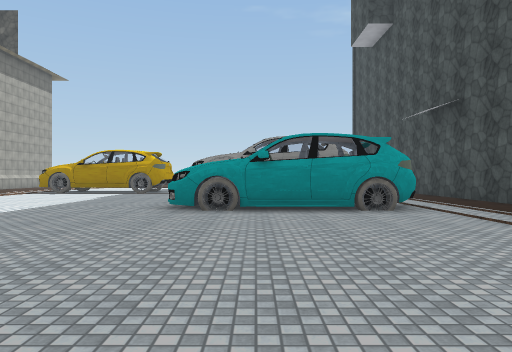
View 1 (above)

23 first-person views from a walk through a Unity game level. The camera is 1.3 m above the floor, looks level and sees 70° across. Doors are open. The floor is counted in squares, 2 m on a side. Each view is taken from the middle of a square. On the plan, view 1 faces up. The plan holds only what a view shows up to about 11 squares ahead; the rest is blank. The place goes on beyond the plan. The player character is not drawn. Some surface patterns are stand-ins.

View 2
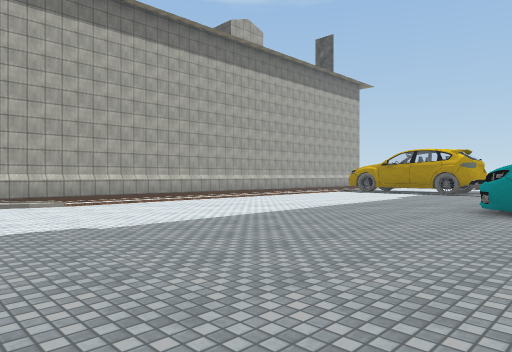

View 3
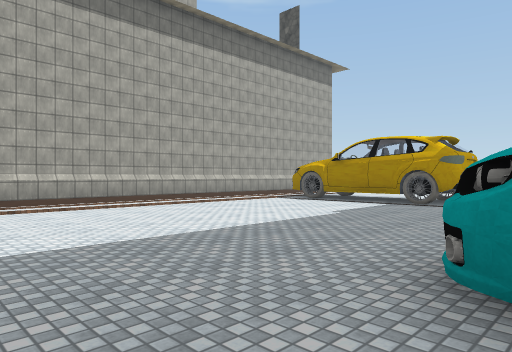

View 4
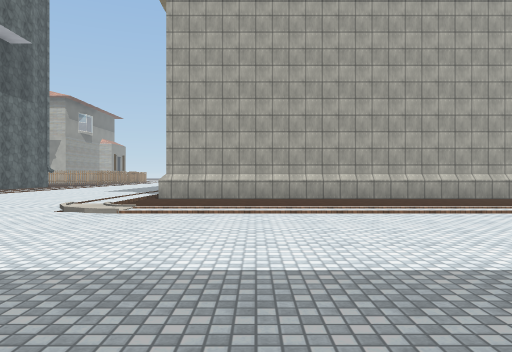

View 5
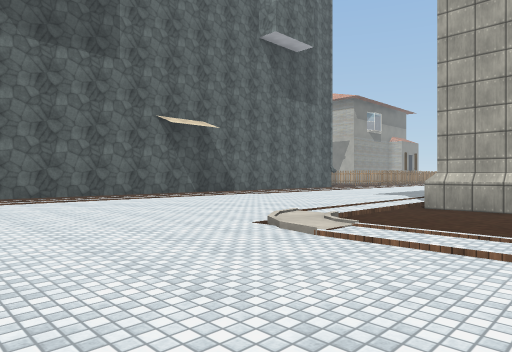

View 6
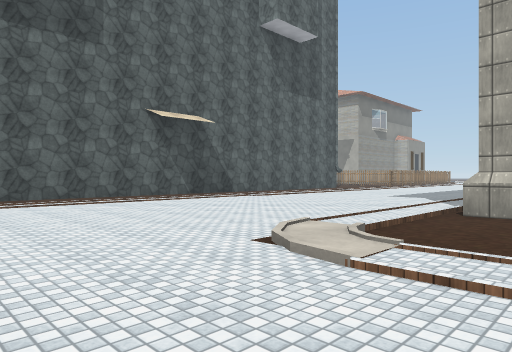

View 7
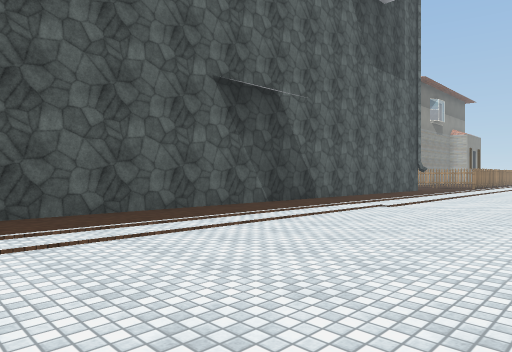

View 8
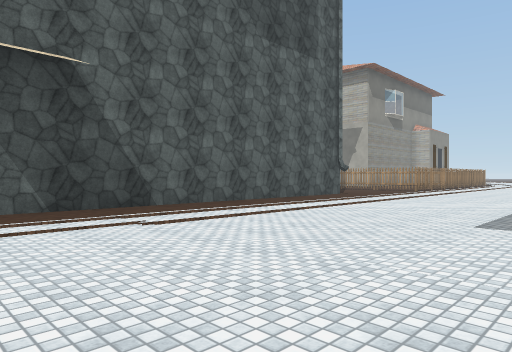

View 9
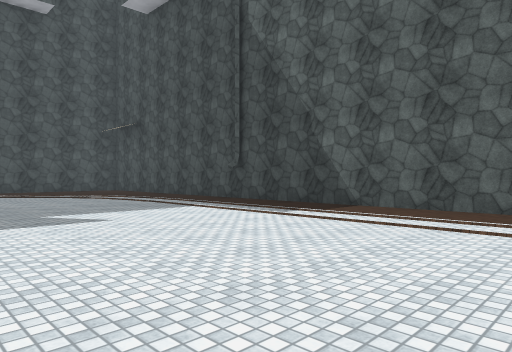

View 10
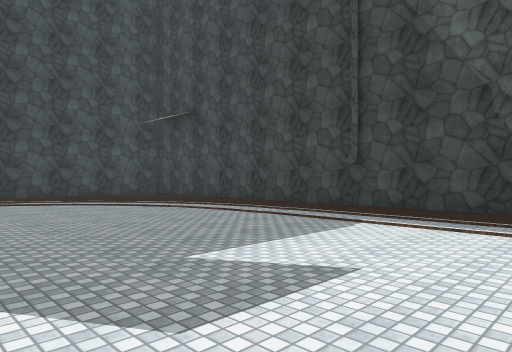

View 11
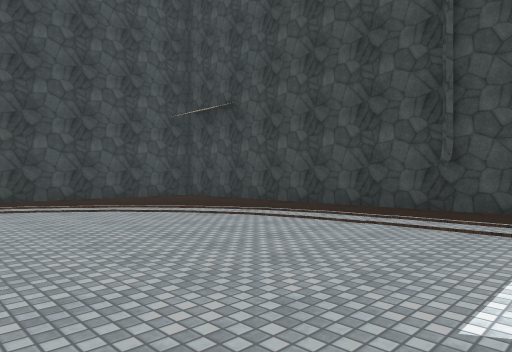

View 12
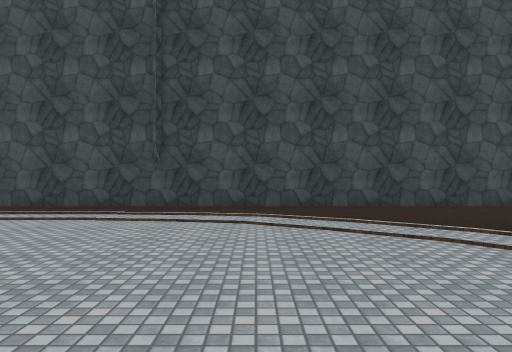

View 13
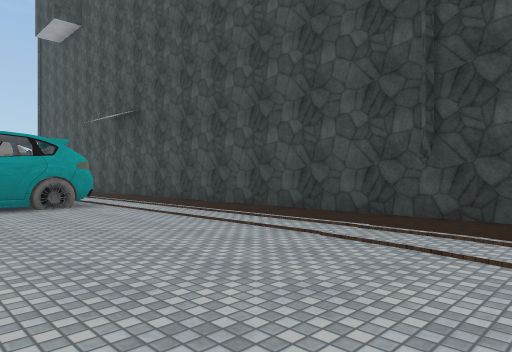

View 14
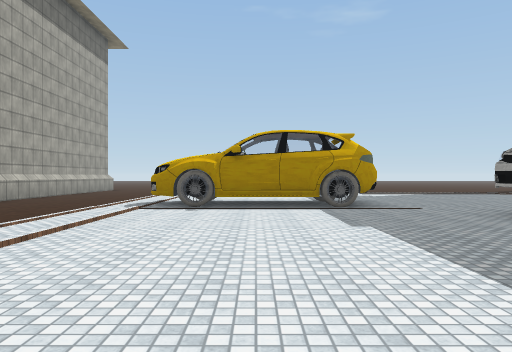

View 15
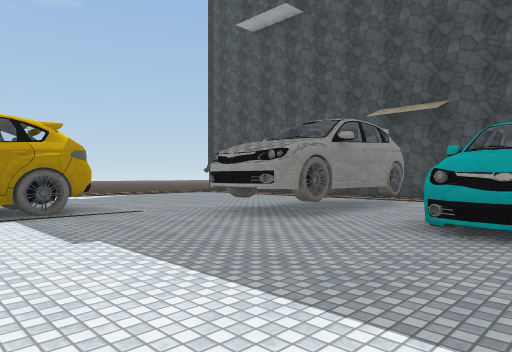

View 16
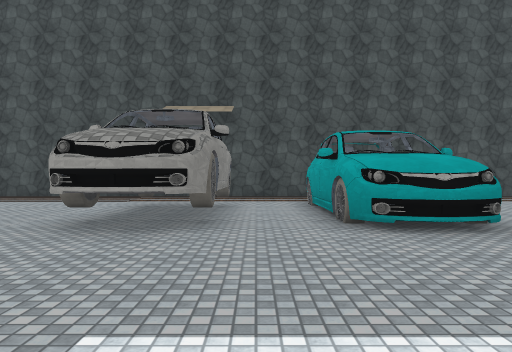

View 17
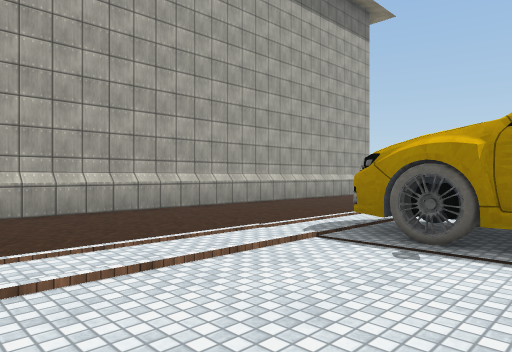

View 18
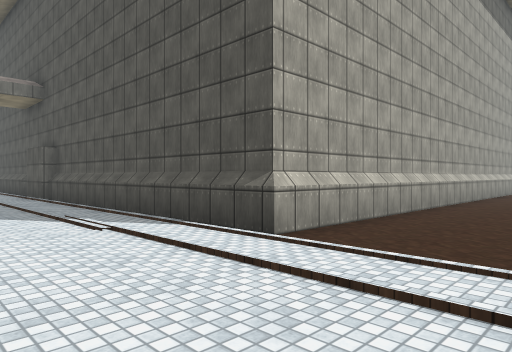

View 19
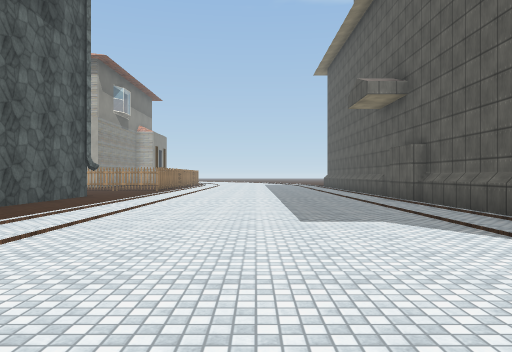

View 20
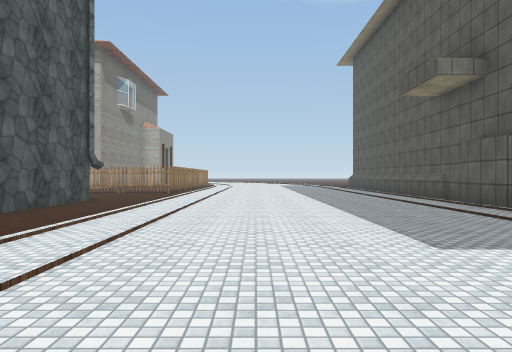

View 21
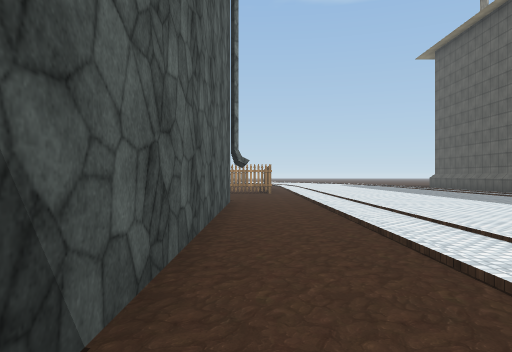

View 22
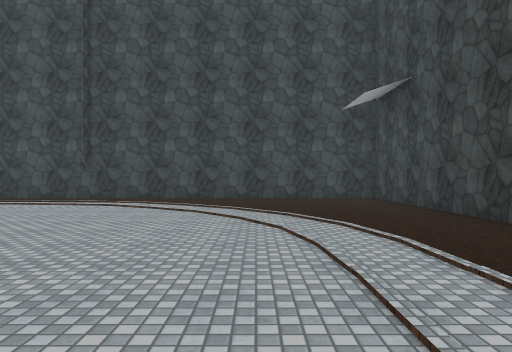

View 23
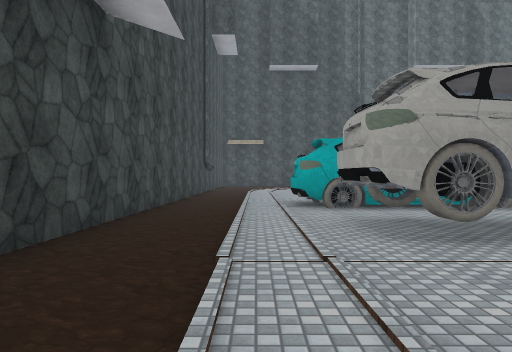

### Floor plan
Key: @ floor where view 1 was taken; # wall or solid block; . floor; / step, stairs or slope; ^ raised ledge; T thing the floor can be seen under or through; O other object.
Columns run from 25 left of view 1 to 6 right of it. Each row starts with its distance up from view 1.
 19             #..
 18             #..        ..
 17             #.../ ... .....
 16             #.../.............
 15             #.../ O  O.........
 14             #.../#OTTO.........
 13             #.../..............#
 12             #.../......#O  O#..#
 11             #.../......OO##O#..#
 10             #.../..............#
  9             #.../.......####...#
  8             #.../......^#####..#
  7             #.../......######..#
  6             #.../..............#
  5             #.../..............#
  4             #.../..............#
  3 ###         #.../..............#
  2 #.###########///...............#
  1 ...............//............/.#
  0 .........................@.../.#
 -1 ............................./.#
 -2 ...............................#
 -3 ...............................#
 -4 ...............................#
 -5 ...............................#
 -6 ...............................#
 -7 ...............................#
 -8 .###############################

Positions as (right, up) in squares from view 1, and headings:
1: (0, 0), facing up
2: (0, 0), facing up-left
3: (-1, 5), facing up-left
4: (-2, 5), facing left
5: (-5, 5), facing down-left
6: (-6, 4), facing down-left
7: (-7, -1), facing down-left
8: (-12, 0), facing down-left
9: (-11, 0), facing down-right
10: (-7, 0), facing down-right
11: (-5, 0), facing down-right
12: (-2, -1), facing right
13: (0, -1), facing up-right
14: (-6, 6), facing up
15: (-6, 7), facing up-right
16: (-6, 10), facing right
17: (-6, 10), facing up-left
18: (-10, -1), facing up-left
19: (-12, -2), facing left
20: (-14, -3), facing left
21: (-15, -7), facing left
22: (-5, -4), facing right
23: (4, 16), facing down
